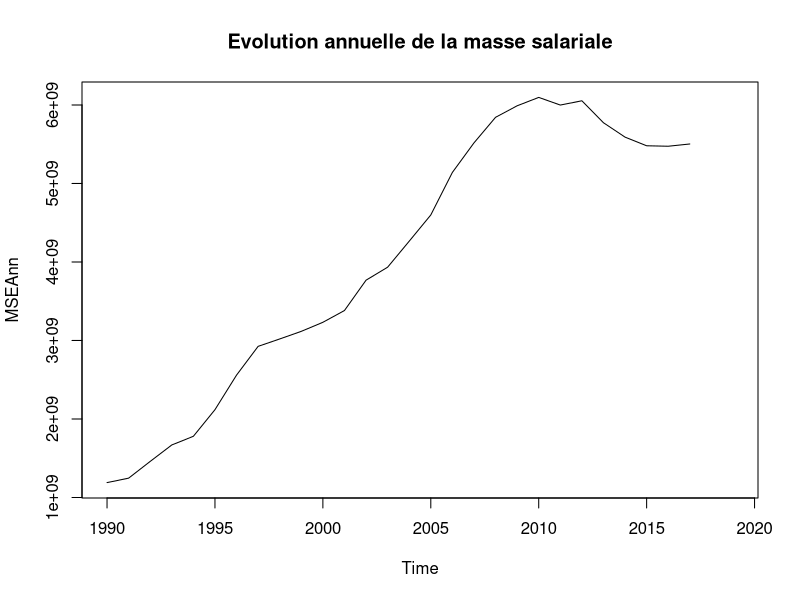
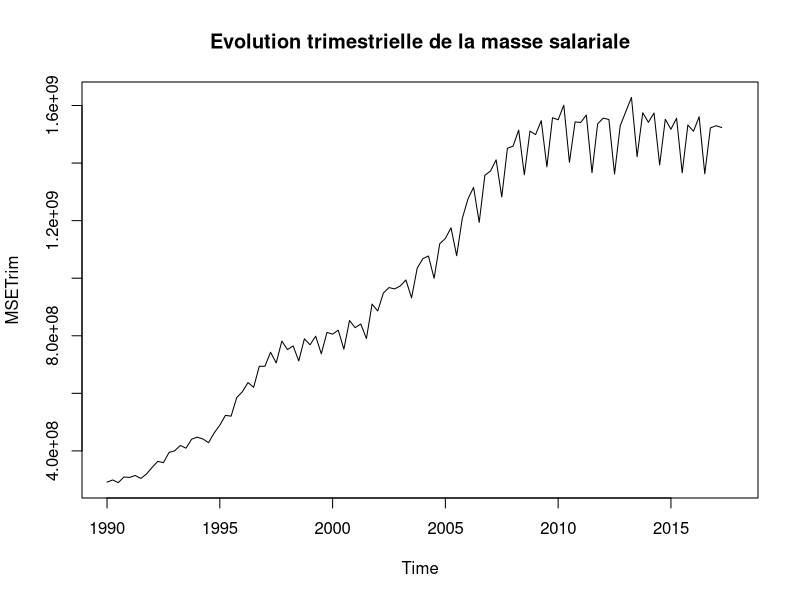
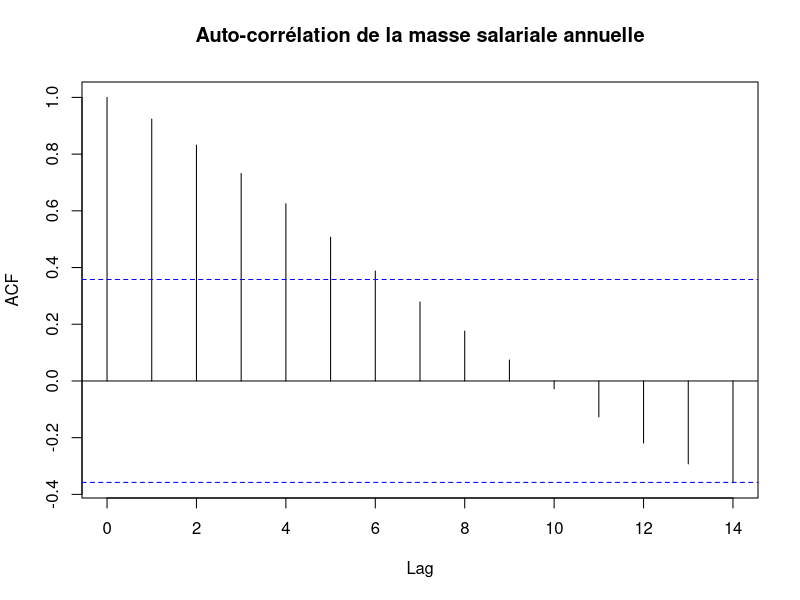
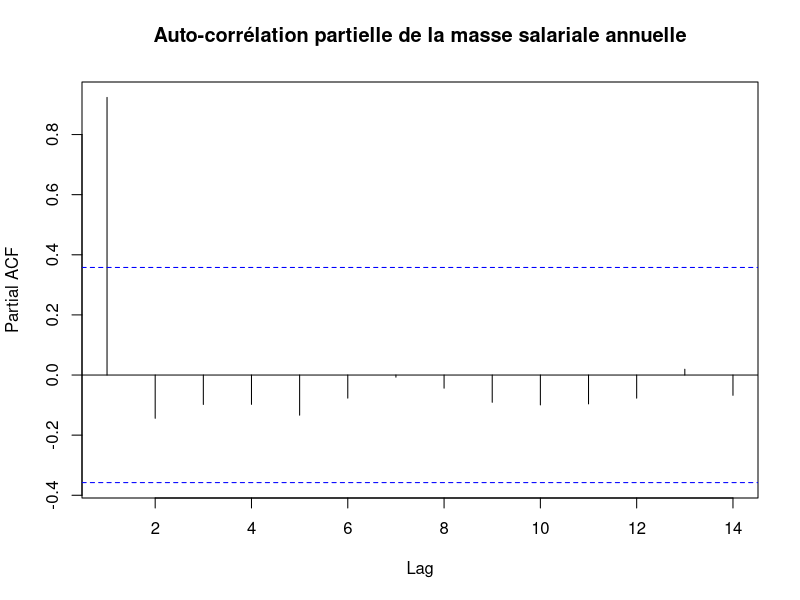
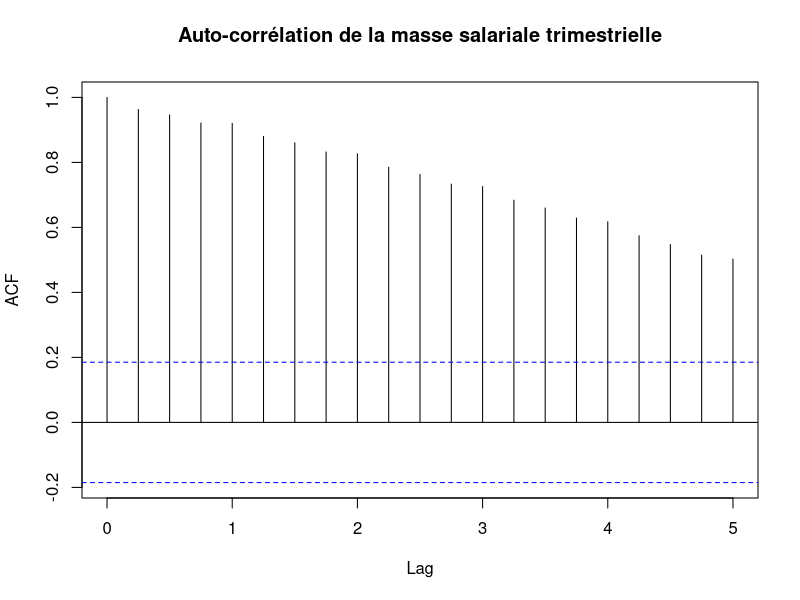
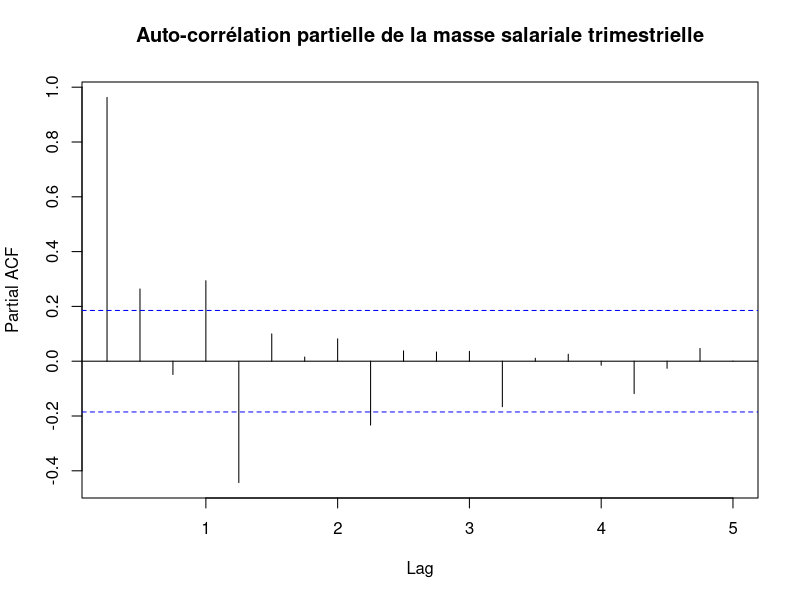
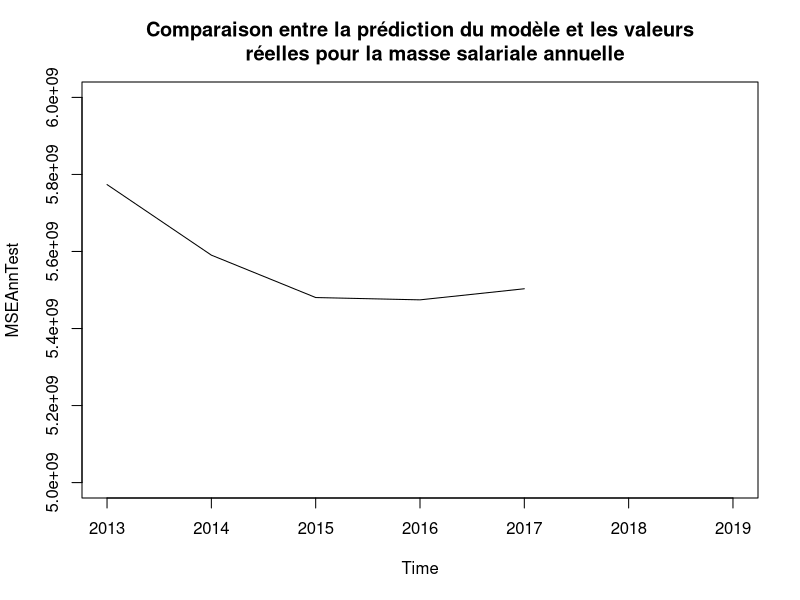
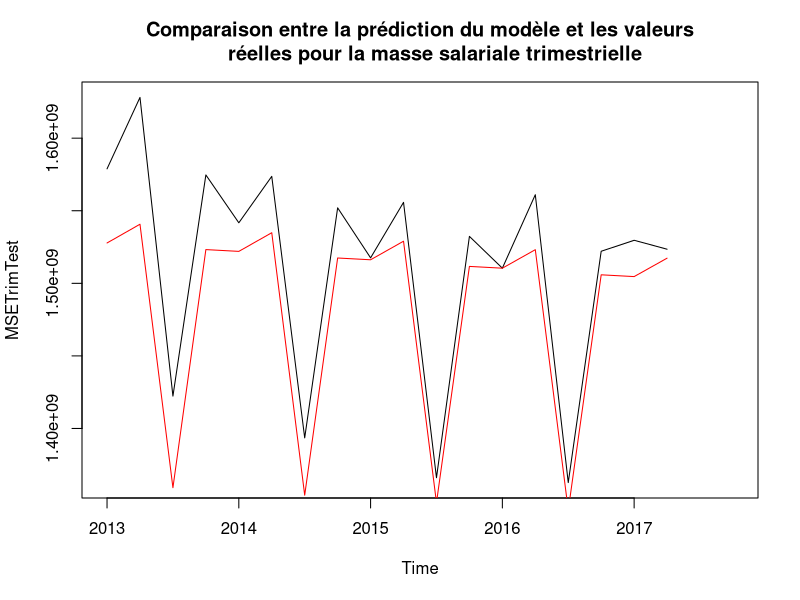

R code for these plots, in order:
setwd("~/Polytech/PFE")
library(tseries)
library(forecast)

annuelle <- read.csv("Data/Data_Annuel.csv", sep=";", dec=",", nrows=30)
trim <- read.csv("Data/Data_Trim.csv", sep=";", dec=",")

###Séries temporelles MSE
MSEAnn <- ts(annuelle$MSE, start = 1990, end = 2019)
MSETrim <- ts(trim$MSE, start=c(1990,1), end = c(2017,4), frequency = 4)
plot(MSEAnn, main="Evolution annuelle de la masse salariale")
plot(MSETrim, main="Evolution trimestrielle de la masse salariale")
acf(MSEAnn, main="Auto-corrélation de la masse salariale annuelle", na.action=na.pass)
pacf(MSEAnn, main="Auto-corrélation partielle de la masse salariale annuelle", na.action=na.pass)
acf(MSETrim, main="Auto-corrélation de la masse salariale trimestrielle", na.action=na.pass)
pacf(MSETrim, main="Auto-corrélation partielle de la masse salariale trimestrielle", na.action=na.pass)

#On sépare les séries : modélisations jusque 2015, prévision à partir de 2016

MSEAnnTrain <- window(MSEAnn, start=1990, end=2012)
MSETrimTrain <- window(MSETrim, start=1990, end=c(2012,4))
MSEAnnTest <- window(MSEAnn, start=2013)
MSETrimTest <- window(MSETrim, start=2013)

##Modélisation par Holt-Winter
LEMSEAnn <- HoltWinters(MSEAnnTrain,alpha=NULL,beta=NULL,gamma=FALSE)
LEMSETrim <- HoltWinters(MSETrimTrain,alpha=NULL,beta=NULL,gamma=NULL, seasonal = "mul")
LEMSEAnnPred <- forecast(LEMSEAnn, h = 5)
LEMSETrimPred <- forecast(LEMSETrim, h = 18)

plot(MSEAnnTest, type='l', ylim=c(5000000000,6000000000),
     main="Comparaison entre la prédiction du modèle et les valeurs
     réelles pour la masse salariale annuelle")
lines(LEMSEAnnPred$mean, col="red")

plot(MSETrimTest, type='l',
     main="Comparaison entre la prédiction du modèle et les valeurs
     réelles pour la masse salariale trimestrielle")
lines(LEMSETrimPred$mean, col='red')

##Modèles SARIMA
MSEAnnTrainStat <- diff(MSEAnnTrain, differences = 2, lag = 1)

#Stationnarisation de la série
temp <- diff(MSETrimTrain, differences = 1, lag = 1)
MSETrimTrainStat <- diff(temp, differences = 1, lag = 4)
plot(MSETrimTrainStat, main="Masse salariale trimestrielle avec une différence de 1
     et une saisonnalité de 4")
Box.test(MSETrimTrainStat, type = "Ljung-Box")
acf(MSETrimTrainStat, main="Auto-corrélation de la masse salariale trimestrielle")
pacf(MSETrimTrainStat, main="Auto-corrélation partielle de la masse salariale trimestrielle")

#Train
ARIMAMSETrimTrain <- auto.arima(MSETrimTrain, stationary = F)
plot(MSETrimTrain, main="Comparaison entre le modèle et les données d'apprentissage
     pour la masse salariale trimestrielle")
lines(ARIMAMSETrimTrain$fitted, col="red")

ARIMAMSEAnnTrain <- auto.arima(MSEAnnTrain, stationary = F)
plot(MSEAnnTrain, main="Comparaison entre le modèle et les données d'apprentissage
     pour la masse salariale annuelle")
lines(ARIMAMSEAnnTrain$fitted, col="red")

#Test
ARIMAMSETrimTest <- forecast(ARIMAMSETrimTrain, h=7)
plot(MSETrimTest, main="Comparaison entre le modèle et les données de validation
     pour la masse salariale trimestrielle", ylim=c(1300000000,1570000000))
lines(ARIMAMSETrimTest$mean, col="red")

ARIMAMSEAnnTest <- forecast(ARIMAMSEAnnTrain, h = 2)
plot(MSEAnnTest, main="Comparaison entre le modèle et les données de validation
     pour la masse salariale annuelle", ylim=c(5000000000,6000000000))
lines(ARIMAMSEAnnTest$mean, col="red")

###SMIC
SMICAnn <- ts(annuelle$SMIC, start = 1990, end = 2019)
SMICTrim <- ts(trim$SMIC, start=c(1990,1), end = c(2017,4), frequency = 4)
plot(SMICAnn, main="Evolution annuelle du SMIC")
plot(SMICTrim, main="Evolution trimestrielle du SMIC")
acf(SMICAnn, main="Auto-corrélation du SMIC", na.action=na.pass)
pacf(SMICAnn, main="Auto-corrélation partielle du SMIC", na.action=na.pass)
acf(SMICTrim, main="Auto-corrélation du SMIC", na.action=na.pass)
pacf(SMICTrim, main="Auto-corrélation partielle du SMIC", na.action=na.pass)

#On sépare les séries : modélisations jusque 2015, prévision à partir de 2016

SMICAnnTrain <- window(SMICAnn, start=1990, end=2012)
SMICTrimTrain <- window(SMICTrim, start=1990, end=c(2012,4))
SMICAnnTest <- window(SMICAnn, start=2013)
SMICTrimTest <- window(SMICTrim, start=2013)

##Modélisation par Holt-Winter
LESMICAnn <- HoltWinters(SMICAnnTrain,alpha=NULL,beta=NULL,gamma=FALSE)
LESMICTrim <- HoltWinters(SMICTrimTrain,alpha=NULL,beta=NULL,gamma=NULL, seasonal = "add")
LESMICAnnPred <- forecast(LESMICAnn, h = 7)
LESMICTrimPred <- forecast(LESMICTrim, h = 20)

plot(SMICAnnTest, type='l', ylim = c(9.4,11),
     main="Comparaison entre la prédiction du lissage exponentiel et les valeurs
     réelles pour le SMIC annuel")
lines(LESMICAnnPred$mean, col="red")

plot(SMICTrimTest, type='l', ylim = c(9.4, 10.7),
     main="Comparaison entre la prédiction du lissage exponentiel et les valeurs
     réelles pour le SMIC trimestrielle")
lines(LESMICTrimPred$mean, col='red')

##Modèles SARIMA

#Train
ARIMASMICTrimTrain <- auto.arima(SMICTrimTrain, stationary = F)
plot(SMICTrimTrain, main="Comparaison entre le modèle et les données d'apprentissage
     pour le SMIC trimestrielle")
lines(ARIMASMICTrimTrain$fitted, col="red")

ARIMASMICAnnTrain <- auto.arima(SMICAnnTrain, stationary = F)
plot(SMICAnnTrain, main="Comparaison entre le modèle et les données d'apprentissage
     pour le SMIC annuel")
lines(ARIMASMICAnnTrain$fitted, col="red")

#Test
ARIMASMICTrimTest <- forecast(ARIMASMICTrimTrain, h = 20)
plot(SMICTrimTest, main="Comparaison entre le modèle et les données de validation
     pour la masse salariale trimestrielle", ylim = c(9.4,10.7))
lines(ARIMASMICTrimTest$mean, col="red")

ARIMASMICAnnTest <- forecast(ARIMASMICAnnTrain, h = 7)
plot(SMICAnnTest, main="Comparaison entre le modèle et les données de validation
     pour la masse salariale annuelle", ylim=c(9.4,11))
lines(ARIMASMICAnnTest$mean, col="red")

###PIB

PIBAnn <- ts(annuelle$PIB, start = 1990, end = 2019)
PIBTrim <- ts(trim$PIB, start=c(1990,1), end = c(2017,4), frequency = 4)
plot(PIBAnn, main="Evolution annuelle du PIB")
plot(PIBTrim, main="Evolution trimestrielle du PIB")
acf(PIBAnn, main="Auto-corrélation du PIB", na.action=na.pass)
pacf(PIBAnn, main="Auto-corrélation partielle du PIB", na.action=na.pass)
acf(PIBTrim, main="Auto-corrélation du PIB", na.action=na.pass)
pacf(PIBTrim, main="Auto-corrélation partielle du PIB", na.action=na.pass)

#On sépare les séries : modélisations jusque 2015, prévision à partir de 2016

PIBAnnTrain <- window(PIBAnn, start=1990, end=2012)
PIBTrimTrain <- window(PIBTrim, start=1990, end=c(2012,4))
PIBAnnTest <- window(PIBAnn, start=2013)
PIBTrimTest <- window(PIBTrim, start=2013)

##Modélisation par Holt-Winter
LEPIBAnn <- HoltWinters(PIBAnnTrain,alpha=NULL,beta=NULL,gamma=FALSE)
LEPIBTrim <- HoltWinters(PIBTrimTrain,alpha=NULL,beta=NULL,gamma=NULL)
LEPIBAnnPred <- forecast(LEPIBAnn, h = 7)
LEPIBTrimPred <- forecast(LEPIBTrim, h = 17)

plot(PIBAnnTest, type='l',
     main="Comparaison entre la prédiction du modèle et les valeurs
     réelles pour le PIB")
lines(LEPIBAnnPred$mean, col="red")

plot(PIBTrimTrain, type='l', 
     main="Comparaison entre la prédiction du modèle et les valeurs
     réelles pour le PIB")
lines(LEPIBTrim$fitted[,1], col='red')


